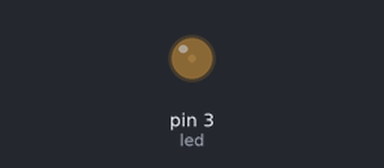
The sketch below on a simulated Arduino Uno, built with avr-gcc and run on an emulated ATmega328P. On the bench: output pins drawn as LEDs (lit = HIGH).

Above: at 0.15 s.
At 7.86 s:
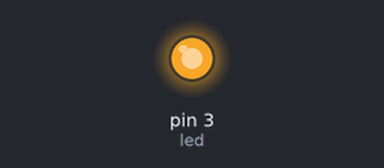
At 18.71 s:
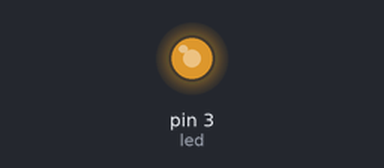
At 39.82 s:
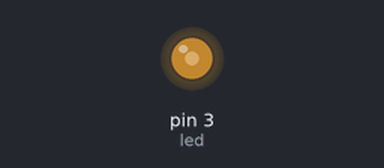
Timing chart, 0 to 40.0 s (numbered marks = the images above):
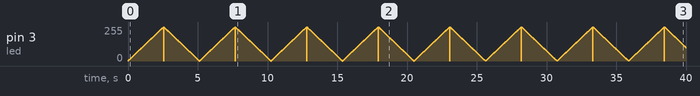

The sketch:

Brightness_Led.ino
```cpp
int led = 3;
int brightness = 0;
int increment = 1;

void setup() {
 //
}

void loop() {
  if(brightness > 255)
    increment = -1;
  else if(brightness < 1)
    increment = 1;
  brightness += increment;
  analogWrite(led, brightness);
  delay(10);
}
```
